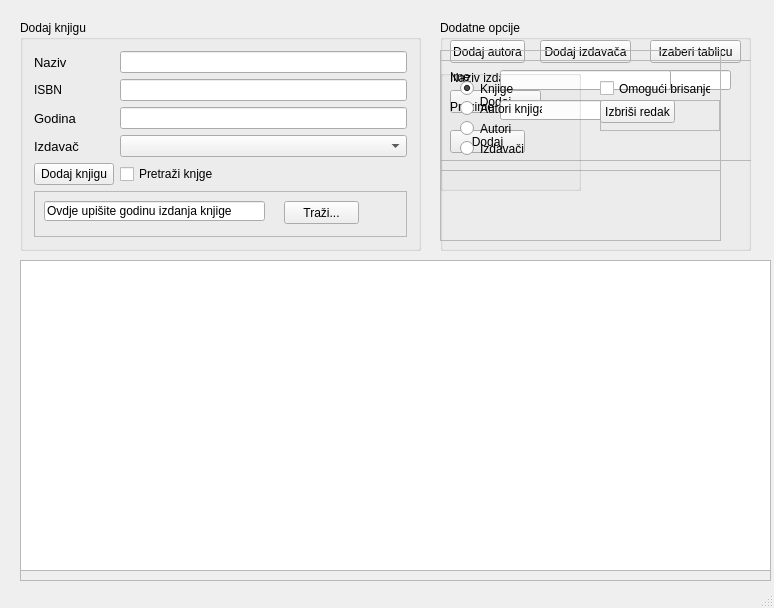
<?xml version="1.0" encoding="UTF-8"?>
<ui version="4.0">
 <class>GlavniProzor</class>
 <widget class="QMainWindow" name="GlavniProzor">
  <property name="geometry">
   <rect>
    <x>0</x>
    <y>0</y>
    <width>774</width>
    <height>608</height>
   </rect>
  </property>
  <property name="windowTitle">
   <string>GlavniProzor</string>
  </property>
  <widget class="QWidget" name="centralWidget">
   <widget class="QGroupBox" name="groupBox_2">
    <property name="geometry">
     <rect>
      <x>20</x>
      <y>20</y>
      <width>401</width>
      <height>231</height>
     </rect>
    </property>
    <property name="title">
     <string>Dodaj knjigu</string>
    </property>
    <layout class="QGridLayout" name="gridLayout">
     <item row="3" column="0">
      <widget class="QLabel" name="label">
       <property name="text">
        <string>ISBN</string>
       </property>
      </widget>
     </item>
     <item row="3" column="1">
      <widget class="QLineEdit" name="lnISBN"/>
     </item>
     <item row="5" column="0">
      <widget class="QLabel" name="label_4">
       <property name="font">
        <font>
         <pointsize>10</pointsize>
        </font>
       </property>
       <property name="text">
        <string>Izdavač</string>
       </property>
      </widget>
     </item>
     <item row="5" column="1">
      <widget class="QComboBox" name="comboBox_2">
       <property name="currentIndex">
        <number>-1</number>
       </property>
      </widget>
     </item>
     <item row="0" column="1">
      <widget class="QLineEdit" name="lnNaziv"/>
     </item>
     <item row="0" column="0">
      <widget class="QLabel" name="label_2">
       <property name="font">
        <font>
         <pointsize>10</pointsize>
        </font>
       </property>
       <property name="text">
        <string>Naziv</string>
       </property>
      </widget>
     </item>
     <item row="4" column="1">
      <widget class="QLineEdit" name="lnGodina">
       <property name="text">
        <string/>
       </property>
      </widget>
     </item>
     <item row="4" column="0">
      <widget class="QLabel" name="label_5">
       <property name="font">
        <font>
         <pointsize>10</pointsize>
        </font>
       </property>
       <property name="text">
        <string>Godina</string>
       </property>
      </widget>
     </item>
     <item row="6" column="0">
      <widget class="QPushButton" name="pushButton_6">
       <property name="text">
        <string>Dodaj knjigu</string>
       </property>
      </widget>
     </item>
     <item row="6" column="1">
      <widget class="QCheckBox" name="checkBox">
       <property name="text">
        <string>Pretraži knjge</string>
       </property>
      </widget>
     </item>
     <item row="7" column="0" colspan="2">
      <widget class="QFrame" name="frame_5">
       <property name="frameShape">
        <enum>QFrame::StyledPanel</enum>
       </property>
       <property name="frameShadow">
        <enum>QFrame::Raised</enum>
       </property>
       <widget class="QLineEdit" name="lnNaziv_2">
        <property name="geometry">
         <rect>
          <x>10</x>
          <y>10</y>
          <width>221</width>
          <height>20</height>
         </rect>
        </property>
        <property name="text">
         <string>Ovdje upišite godinu izdanja knjige</string>
        </property>
       </widget>
       <widget class="QPushButton" name="pushButton_8">
        <property name="geometry">
         <rect>
          <x>250</x>
          <y>10</y>
          <width>75</width>
          <height>23</height>
         </rect>
        </property>
        <property name="text">
         <string>Traži...</string>
        </property>
       </widget>
      </widget>
     </item>
    </layout>
   </widget>
   <widget class="QFrame" name="frame">
    <property name="geometry">
     <rect>
      <x>20</x>
      <y>260</y>
      <width>751</width>
      <height>321</height>
     </rect>
    </property>
    <property name="frameShape">
     <enum>QFrame::StyledPanel</enum>
    </property>
    <property name="frameShadow">
     <enum>QFrame::Raised</enum>
    </property>
    <widget class="QTableView" name="tableView">
     <property name="geometry">
      <rect>
       <x>0</x>
       <y>0</y>
       <width>751</width>
       <height>311</height>
      </rect>
     </property>
    </widget>
   </widget>
   <widget class="QGroupBox" name="groupBox">
    <property name="geometry">
     <rect>
      <x>440</x>
      <y>20</y>
      <width>311</width>
      <height>231</height>
     </rect>
    </property>
    <property name="title">
     <string>Dodatne opcije</string>
    </property>
    <widget class="QPushButton" name="pushButton">
     <property name="geometry">
      <rect>
       <x>10</x>
       <y>20</y>
       <width>75</width>
       <height>23</height>
      </rect>
     </property>
     <property name="text">
      <string>Dodaj autora</string>
     </property>
    </widget>
    <widget class="QPushButton" name="pushButton_2">
     <property name="geometry">
      <rect>
       <x>100</x>
       <y>20</y>
       <width>91</width>
       <height>23</height>
      </rect>
     </property>
     <property name="text">
      <string>Dodaj izdavača</string>
     </property>
    </widget>
    <widget class="QPushButton" name="pushButton_3">
     <property name="geometry">
      <rect>
       <x>210</x>
       <y>20</y>
       <width>91</width>
       <height>23</height>
      </rect>
     </property>
     <property name="text">
      <string>Izaberi tablicu</string>
     </property>
    </widget>
    <widget class="QFrame" name="frame_3">
     <property name="geometry">
      <rect>
       <x>0</x>
       <y>40</y>
       <width>351</width>
       <height>101</height>
      </rect>
     </property>
     <property name="frameShape">
      <enum>QFrame::StyledPanel</enum>
     </property>
     <property name="frameShadow">
      <enum>QFrame::Raised</enum>
     </property>
     <widget class="QLineEdit" name="lnIzdavac">
      <property name="geometry">
       <rect>
        <x>90</x>
        <y>10</y>
        <width>201</width>
        <height>20</height>
       </rect>
      </property>
     </widget>
     <widget class="QLabel" name="label_6">
      <property name="geometry">
       <rect>
        <x>10</x>
        <y>10</y>
        <width>81</width>
        <height>16</height>
       </rect>
      </property>
      <property name="text">
       <string>Naziv izdavača:</string>
      </property>
     </widget>
     <widget class="QPushButton" name="pushButton_4">
      <property name="geometry">
       <rect>
        <x>10</x>
        <y>30</y>
        <width>91</width>
        <height>23</height>
       </rect>
      </property>
      <property name="text">
       <string>Dodaj</string>
      </property>
     </widget>
    </widget>
    <widget class="QFrame" name="frame_4">
     <property name="geometry">
      <rect>
       <x>0</x>
       <y>30</y>
       <width>281</width>
       <height>121</height>
      </rect>
     </property>
     <property name="frameShape">
      <enum>QFrame::StyledPanel</enum>
     </property>
     <property name="frameShadow">
      <enum>QFrame::Raised</enum>
     </property>
     <widget class="QLineEdit" name="lnIme">
      <property name="geometry">
       <rect>
        <x>60</x>
        <y>20</y>
        <width>171</width>
        <height>20</height>
       </rect>
      </property>
     </widget>
     <widget class="QLineEdit" name="lnPrezime">
      <property name="geometry">
       <rect>
        <x>60</x>
        <y>50</y>
        <width>171</width>
        <height>20</height>
       </rect>
      </property>
     </widget>
     <widget class="QPushButton" name="pushButton_5">
      <property name="geometry">
       <rect>
        <x>10</x>
        <y>80</y>
        <width>75</width>
        <height>23</height>
       </rect>
      </property>
      <property name="text">
       <string>Dodaj</string>
      </property>
     </widget>
     <widget class="QLabel" name="label_7">
      <property name="geometry">
       <rect>
        <x>10</x>
        <y>20</y>
        <width>46</width>
        <height>13</height>
       </rect>
      </property>
      <property name="text">
       <string>Ime</string>
      </property>
     </widget>
     <widget class="QLabel" name="label_8">
      <property name="geometry">
       <rect>
        <x>10</x>
        <y>50</y>
        <width>46</width>
        <height>13</height>
       </rect>
      </property>
      <property name="text">
       <string>Prezime</string>
      </property>
     </widget>
    </widget>
    <widget class="QFrame" name="frame_2">
     <property name="enabled">
      <bool>true</bool>
     </property>
     <property name="geometry">
      <rect>
       <x>0</x>
       <y>40</y>
       <width>281</width>
       <height>181</height>
      </rect>
     </property>
     <property name="frameShape">
      <enum>QFrame::StyledPanel</enum>
     </property>
     <property name="frameShadow">
      <enum>QFrame::Raised</enum>
     </property>
     <widget class="QGroupBox" name="groupBox_3">
      <property name="geometry">
       <rect>
        <x>0</x>
        <y>10</y>
        <width>141</width>
        <height>121</height>
       </rect>
      </property>
      <property name="title">
       <string/>
      </property>
      <widget class="QRadioButton" name="radioButton_3">
       <property name="geometry">
        <rect>
         <x>20</x>
         <y>70</y>
         <width>82</width>
         <height>17</height>
        </rect>
       </property>
       <property name="text">
        <string>Izdavači</string>
       </property>
      </widget>
      <widget class="QRadioButton" name="radioButton_4">
       <property name="geometry">
        <rect>
         <x>20</x>
         <y>50</y>
         <width>82</width>
         <height>17</height>
        </rect>
       </property>
       <property name="text">
        <string>Autori</string>
       </property>
      </widget>
      <widget class="QRadioButton" name="radioButton_2">
       <property name="geometry">
        <rect>
         <x>20</x>
         <y>30</y>
         <width>82</width>
         <height>17</height>
        </rect>
       </property>
       <property name="text">
        <string>Autori knjiga</string>
       </property>
      </widget>
      <widget class="QRadioButton" name="radioButton">
       <property name="geometry">
        <rect>
         <x>20</x>
         <y>10</y>
         <width>82</width>
         <height>17</height>
        </rect>
       </property>
       <property name="text">
        <string>Knjige</string>
       </property>
       <property name="checked">
        <bool>true</bool>
       </property>
      </widget>
     </widget>
     <widget class="QCheckBox" name="checkBox_2">
      <property name="geometry">
       <rect>
        <x>160</x>
        <y>20</y>
        <width>111</width>
        <height>17</height>
       </rect>
      </property>
      <property name="text">
       <string>Omogući brisanje</string>
      </property>
     </widget>
     <widget class="QFrame" name="frame_6">
      <property name="geometry">
       <rect>
        <x>160</x>
        <y>40</y>
        <width>120</width>
        <height>31</height>
       </rect>
      </property>
      <property name="frameShape">
       <enum>QFrame::StyledPanel</enum>
      </property>
      <property name="frameShadow">
       <enum>QFrame::Raised</enum>
      </property>
      <widget class="QPushButton" name="pushButton_7">
       <property name="geometry">
        <rect>
         <x>0</x>
         <y>0</y>
         <width>75</width>
         <height>23</height>
        </rect>
       </property>
       <property name="text">
        <string>Izbriši redak</string>
       </property>
      </widget>
     </widget>
    </widget>
   </widget>
  </widget>
  <widget class="QStatusBar" name="statusBar"/>
 </widget>
 <layoutdefault spacing="6" margin="11"/>
 <tabstops>
  <tabstop>lnISBN</tabstop>
  <tabstop>comboBox_2</tabstop>
  <tabstop>pushButton</tabstop>
  <tabstop>pushButton_2</tabstop>
 </tabstops>
 <resources/>
 <connections/>
</ui>
